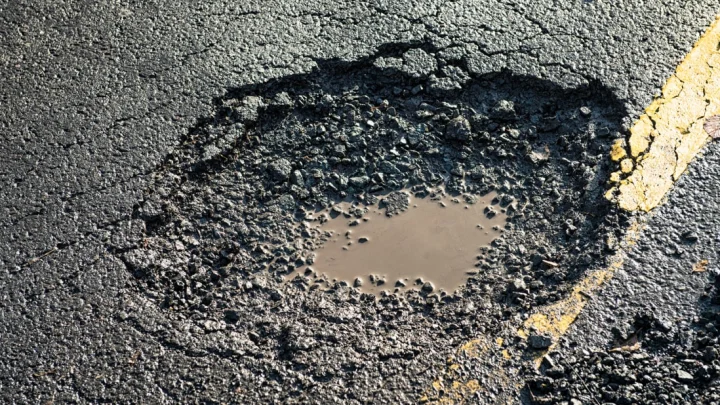
#> input picture edge_detection/images/test_4.jpg, 720 x 405 px
$ python edge_detection.py   (older library calls are emulated)
#> lines starting #> are read from the running program, lines starting #| are printed output that depends on the picture; after the words box and inside, x2 and y2 are one past the last pixel; in counts of white or black regions, pixels touching at a corner belong together
import cv2
import numpy as np
# Read the original image
img = cv2.imread(r'images/test_4.jpg')
#> img is the input picture: shape (405, 720, 3); mean B, G, R 96.8, 101.2, 101
# Display original image
ndarray = np.full((300,300,3), 125, dtype=np.uint8)
cv2.imshow("original image",img)
cv2.waitKey(0)
# first blur before cover to grayscale
img_blur = cv2.GaussianBlur(img, (15,15), 0)
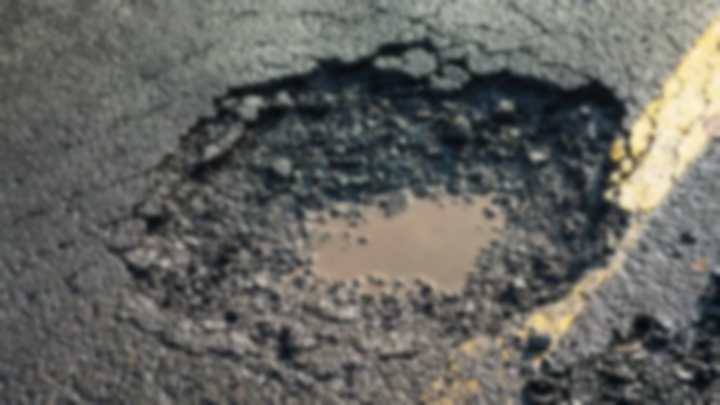
#> img_blur: shape (405, 720, 3); mean B, G, R 96.8, 101.2, 101
cv2.imshow("blur image",img_blur)
cv2.waitKey(0)
# Convert to graycsale
img_gray = cv2.cvtColor(img_blur, cv2.COLOR_BGR2GRAY)
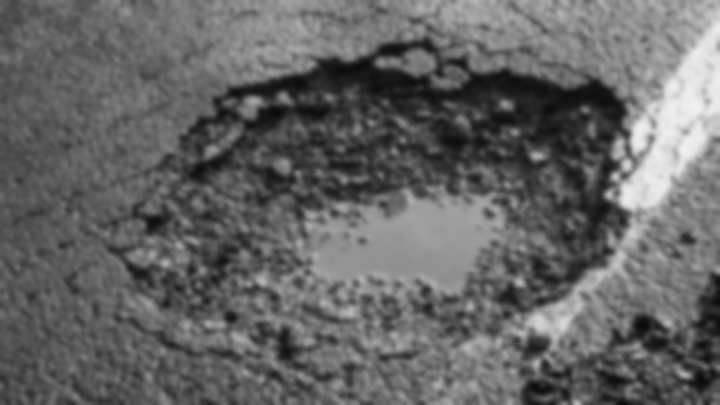
#> img_gray: shape (405, 720); min 10, max 243, mean 100.6
cv2.imshow("convert to grayscale",img_gray)
cv2.waitKey(0)
# Thresholding to binary
ret, thresh1 = cv2.threshold(img_gray, 110, 255, cv2.THRESH_BINARY)
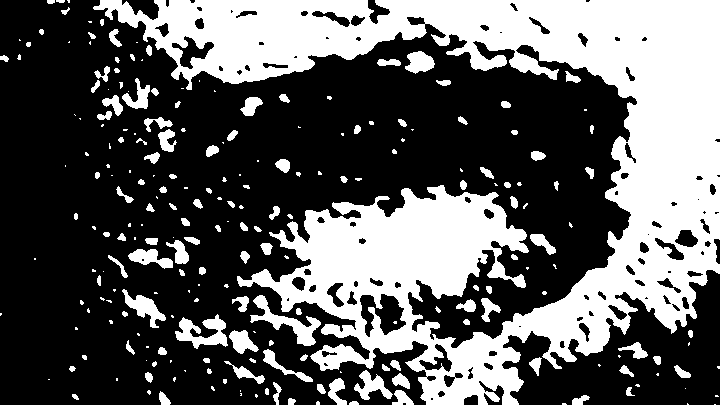
#> thresh1: shape (405, 720); 36.5% white; 235 white regions (106 under 20 px), largest, box (x1, y1, x2, y2) and area: (93, 0, 720, 405) 91837, (250, 295, 321, 346) 1026, (175, 314, 228, 349) 910
cv2.imshow("binary threshold",thresh1)
cv2.waitKey(0)
# Blur the image for better edge detection
img_blur2 = cv2.medianBlur(thresh1,15)
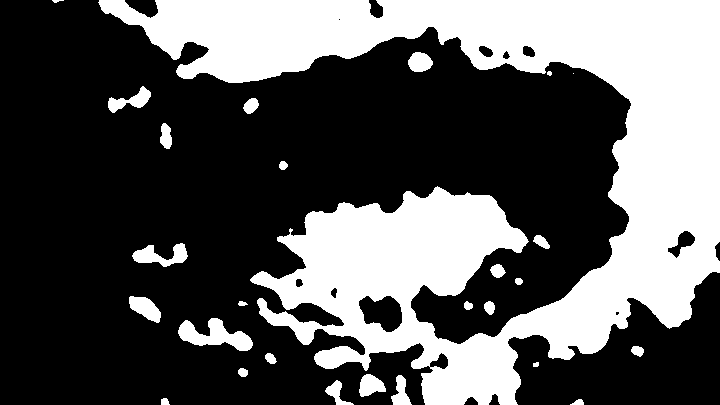
#> img_blur2: shape (405, 720); 35.2% white; 27 white regions (1 under 20 px), largest, box (x1, y1, x2, y2) and area: (98, 0, 720, 405) 96781, (178, 318, 253, 351) 1251, (132, 243, 188, 267) 679
cv2.imshow("blurred final",img_blur2)
cv2.waitKey(0)

# [14 lines of commented-out code are left out]
edges = cv2.Canny(image=img_blur2, threshold1=10, threshold2=100, L2gradient = True) # Canny Edge Detection
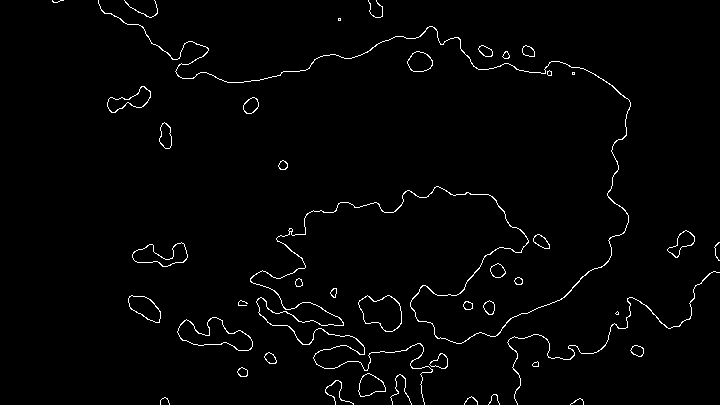
#> edges: shape (405, 720); 1.8% white in thin lines or dots
cv2.imshow('Canny Edge Detection', edges)
cv2.waitKey(0)

# Find contours and find total area
cnts = cv2.findContours(edges, cv2.RETR_EXTERNAL, cv2.CHAIN_APPROX_SIMPLE)
#> cnts = 43 contours, 15 with area under 20; largest, box (x1, y1, x2, y2) and area: (177, 317, 253, 351) 1262, (358, 295, 402, 332) 1089, (132, 242, 188, 267) 673, (128, 295, 161, 323) 528, (107, 86, 151, 113) 498
cnts = cnts[0] if len(cnts) == 2 else cnts[1]
area = []
for c in cnts:
    print(cv2.contourArea(c))
    area.append(cv2.contourArea(c))
    cv2.drawContours(img,[c], 0, (0,0,0), 2)
#> this loop made 43 passes
#> c on passes 33, 39: [[572, 72], [572, 74], [574, 74], [574, 72]], [[338, 18], [338, 20], [340, 20], [340, 18]]
#| 2.5
#| 0.5
#| 6.0
#| 2.5
#| 14.0
#| 9.5
#| 414.5
#| 70.0
#> (further printed lines are left out)
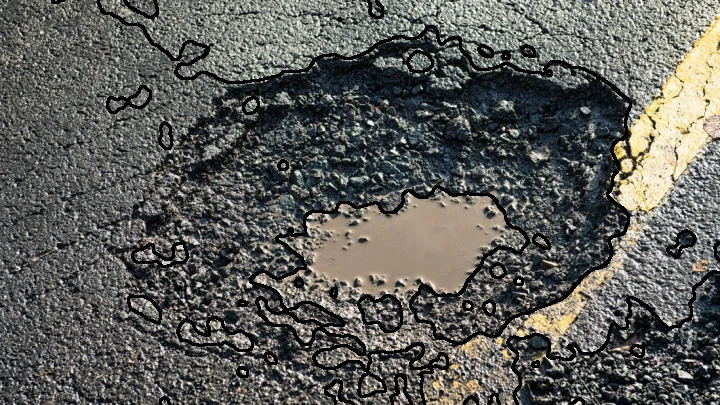
#> img: shape (405, 720, 3); 5.93% of pixels changed, all inside (x1, y1, x2, y2) = (51, 0, 720, 405)
#> after the loop, area = 43 values, max 1262 at index 12, min 0.5 at index 1, mean 173.6
print("pothole area is the max area = %i pixels" %max(area))
#| pothole area is the max area = 1262 pixels
cv2.imshow('draw contour', img)
cv2.waitKey(0)
cv2.destroyAllWindows()

$ run again, with edge_detection/images/test_1.jpg copied over edge_detection/images/test_4.jpg
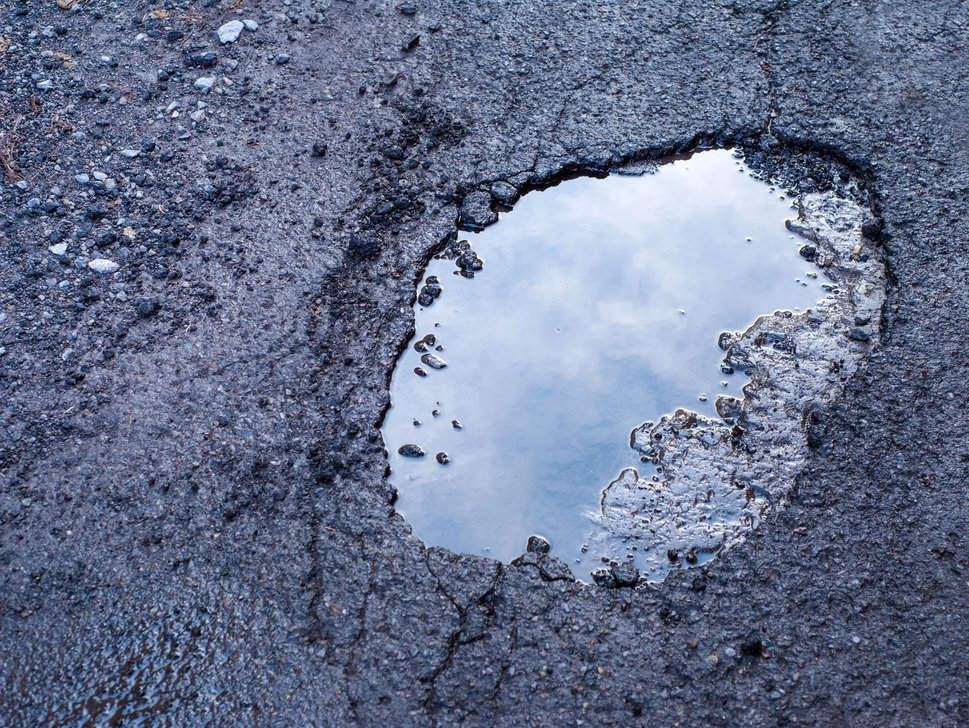
#> input picture edge_detection/images/test_1.jpg, 969 x 728 px, shrunk from 2375 x 1786 before the run
#> img is the input picture: shape (728, 969, 3); mean B, G, R 140.6, 113.8, 103.1
#> `ret, thresh1 = cv2.threshold(img_gray, 110, 255, cv2.THRESH_BINARY)`:
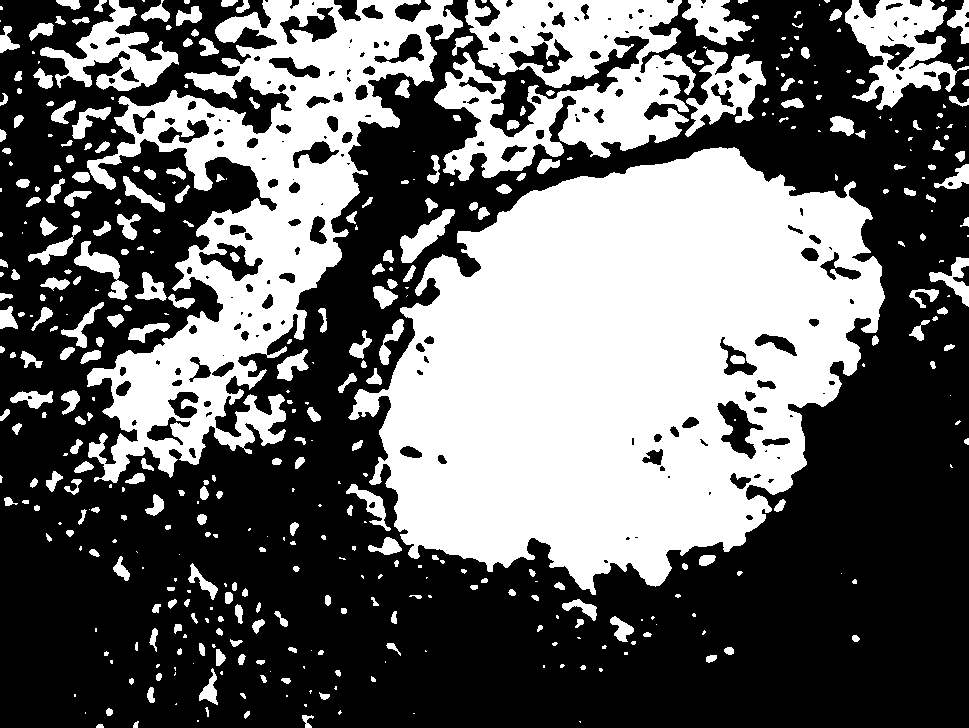
#> thresh1: shape (728, 969); 40.4% white; 435 white regions (159 under 20 px), largest, box (x1, y1, x2, y2) and area: (348, 147, 885, 595) 153406, (87, 0, 463, 483) 59895, (434, 0, 696, 181) 25466
#> img_blur2: shape (728, 969); 39% white; 74 white regions (7 under 20 px), largest, box (x1, y1, x2, y2) and area: (352, 148, 884, 591) 155610, (78, 0, 459, 482) 61899, (437, 0, 764, 178) 30960
#> edges: shape (728, 969); 1.9% white in thin lines or dots
#> cnts = 108 contours, 23 with area under 20; largest, box (x1, y1, x2, y2) and area: (352, 147, 884, 591) 158036, (474, 38, 568, 132) 3655, (216, 395, 284, 448) 1904, (565, 35, 645, 97) 1494, (400, 210, 452, 264) 1093
#> the loop `for c in cnts:` made 108 passes
#> c on pass 43: [[0, 266], [0, 269]]
#> (printed output is left out)
#> after the loop `for c in cnts:`:
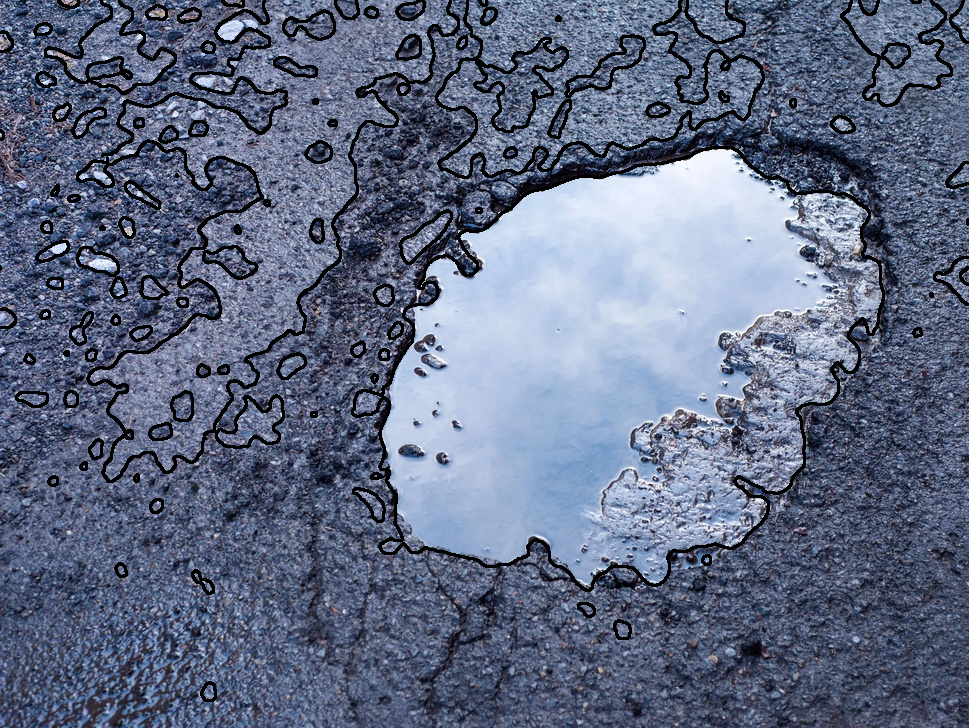
#> img: shape (728, 969, 3); 6.07% of pixels changed, all inside (x1, y1, x2, y2) = (0, 0, 969, 702)
#> after the loop `for c in cnts:`: area = 108 values, max 158036 at index 61, min 0 at index 42, mean 1686.8
#| pothole area is the max area = 158036 pixels

$ run again, with edge_detection/images/test_2.jpg copied over edge_detection/images/test_4.jpg
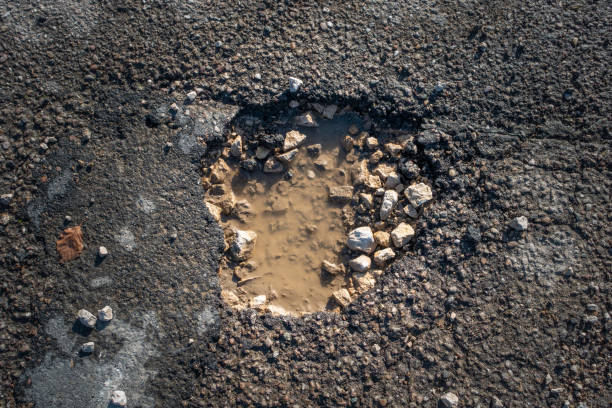
#> input picture edge_detection/images/test_2.jpg, 612 x 408 px
#> img is the input picture: shape (408, 612, 3); mean B, G, R 76.9, 80.3, 85.1
#> `ret, thresh1 = cv2.threshold(img_gray, 110, 255, cv2.THRESH_BINARY)`:
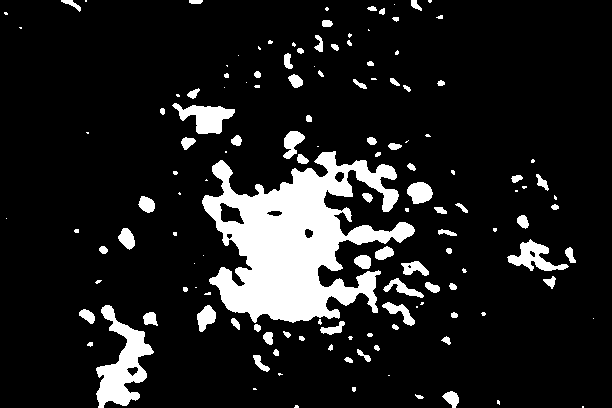
#> thresh1: shape (408, 612); 12.2% white; 139 white regions (57 under 20 px), largest, box (x1, y1, x2, y2) and area: (202, 151, 415, 323) 18480, (96, 305, 154, 408) 2613, (172, 103, 235, 134) 1028
#> img_blur2: shape (408, 612); 10.1% white; 21 white regions (3 under 20 px), largest, box (x1, y1, x2, y2) and area: (203, 152, 412, 322) 19002, (97, 308, 150, 406) 2579, (179, 106, 230, 134) 922
#> edges: shape (408, 612); 1% white in thin lines or dots, all inside (x1, y1, x2, y2) = (64, 0, 550, 406)
#> cnts = 21 contours, 5 with area under 20; largest, box (x1, y1, x2, y2) and area: (202, 151, 412, 322) 19286, (96, 307, 150, 406) 2598, (178, 105, 230, 134) 940, (512, 241, 550, 270) 683, (408, 182, 432, 203) 351
#> the loop `for c in cnts:` made 21 passes
#| 102.0
#| 1.5
#| 59.0
#| 51.0
#| 245.0
#> (further printed lines are left out)
#> after the loop `for c in cnts:`:
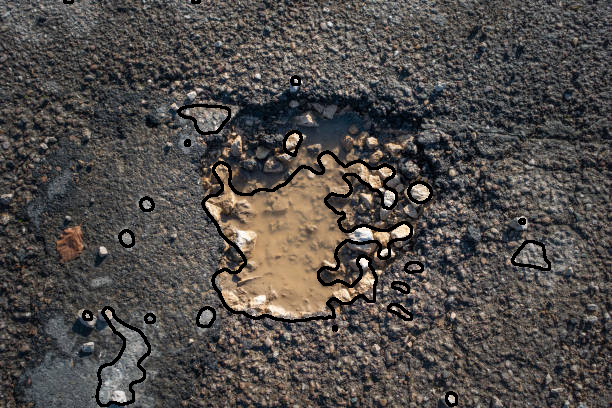
#> img: shape (408, 612, 3); 3.2% of pixels changed, all inside (x1, y1, x2, y2) = (63, 0, 551, 407)
#> after the loop `for c in cnts:`: area = [102, 1.5, 59, 51, 245, 2598, 168.5, 101.5, 134.5, 683, 166, 16, 123, 351, 19285.5, 18, 281, 940, 49, 3, 2]
#| pothole area is the max area = 19285 pixels

$ run again, with edge_detection/images/test_3.jpg copied over edge_detection/images/test_4.jpg
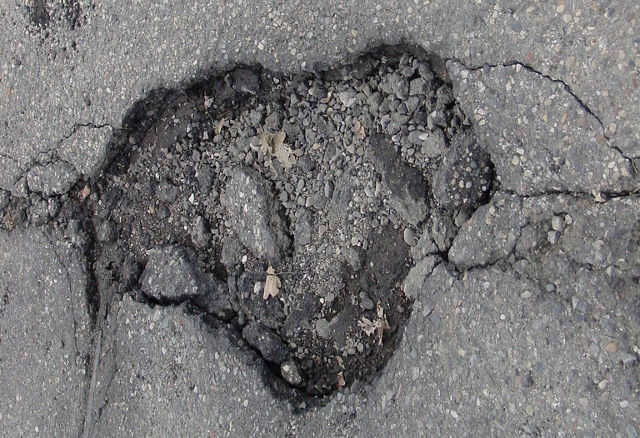
#> input picture edge_detection/images/test_3.jpg, 640 x 438 px
#> img is the input picture: shape (438, 640, 3); mean B, G, R 116.5, 115.8, 117.1
#> `ret, thresh1 = cv2.threshold(img_gray, 110, 255, cv2.THRESH_BINARY)`:
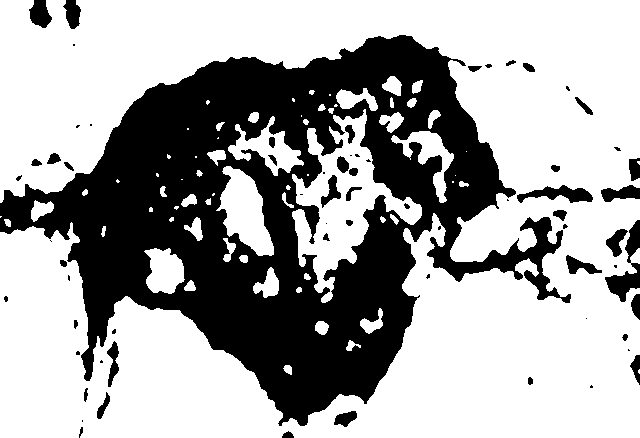
#> thresh1: shape (438, 640); 65% white; 68 black regions (26 under 20 px), largest, box (x1, y1, x2, y2) and area: (0, 35, 571, 426) 91449, (605, 220, 640, 302) 1035, (517, 185, 593, 203) 700
#> img_blur2: shape (438, 640); 64.9% white; 18 black regions (2 under 20 px), largest, box (x1, y1, x2, y2) and area: (0, 36, 556, 423) 93619, (607, 265, 640, 318) 808, (608, 221, 640, 253) 667
#> edges: shape (438, 640); 1.8% white in thin lines or dots
#> cnts = 31 contours, 8 with area under 20; largest, box (x1, y1, x2, y2) and area: (293, 115, 421, 296) 9756, (219, 167, 273, 256) 2788, (228, 128, 301, 172) 1644, (146, 248, 188, 293) 1302, (400, 129, 452, 166) 968
#> the loop `for c in cnts:` made 31 passes
#| 3.0
#| 143.0
#| 4.5
#| 43.5
#| 60.5
#> (further printed lines are left out)
#> after the loop `for c in cnts:`:
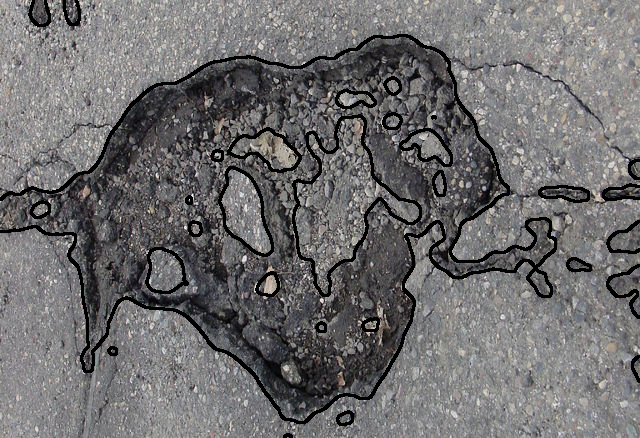
#> img: shape (438, 640, 3); 5.78% of pixels changed, all inside (x1, y1, x2, y2) = (0, 0, 640, 438)
#> after the loop `for c in cnts:`: area = 31 values, max 9756 at index 24, min 0 at index 23, mean 650.8
#| pothole area is the max area = 9756 pixels
